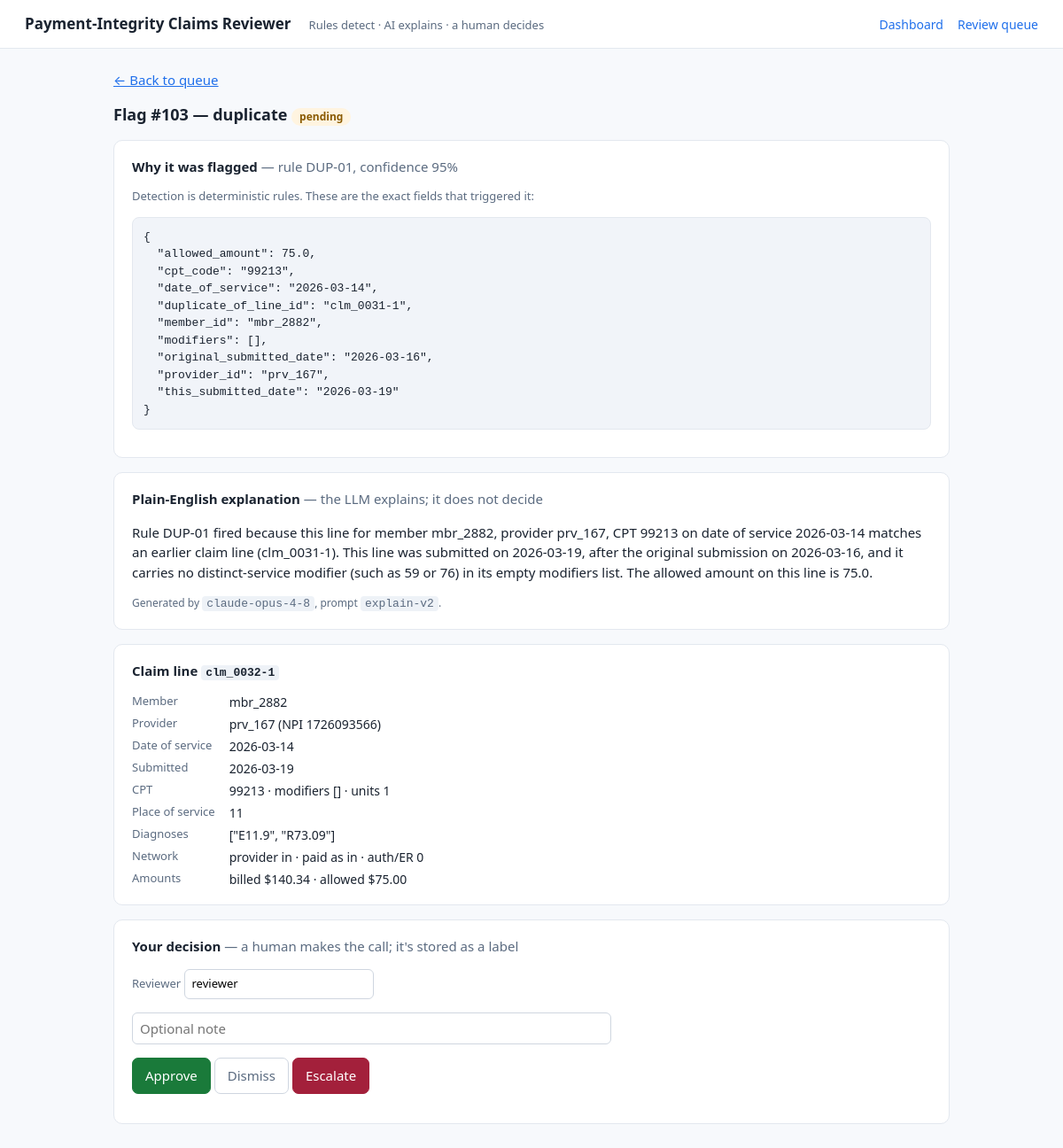
Page /flag/103 on the committed database.
### tables this page shows
CREATE TABLE flag (
    id                       INTEGER PRIMARY KEY AUTOINCREMENT,
    claim_line_id            TEXT NOT NULL,           -- FK -> claim.line_id (subject line)
    rule_id                  TEXT NOT NULL,
    triggering_fields        TEXT NOT NULL,           -- JSON: exact fields/values that fired
    confidence               REAL NOT NULL,           -- rule-derived, NOT from the LLM
    -- explanation columns (Phase 3 — filled by the LLM, never feed detection) --
    explanation              TEXT,
    explanation_model        TEXT,
    explanation_prompt_version TEXT,
    created_at               TEXT NOT NULL,
    FOREIGN KEY (claim_line_id) REFERENCES claim (line_id)
);

CREATE TABLE claim (
    id                       INTEGER PRIMARY KEY AUTOINCREMENT,
    claim_id                 TEXT NOT NULL,           -- groups lines of one submission
    line_id                  TEXT NOT NULL UNIQUE,    -- natural key for a claim line
    member_id                TEXT NOT NULL,
    provider_id              TEXT NOT NULL,
    provider_npi             TEXT NOT NULL,
    provider_network_status  TEXT NOT NULL,           -- 'in' | 'out' (provider's contract)
    paid_as_network          TEXT NOT NULL,           -- 'in' | 'out' (how it adjudicated)
    auth_or_emergency        INTEGER NOT NULL,        -- 0/1: authorized referral or emergency
    date_of_service          TEXT NOT NULL,           -- ISO date
    submitted_date           TEXT NOT NULL,           -- ISO date
    place_of_service         TEXT NOT NULL,
    cpt_code                 TEXT NOT NULL,
    modifiers                TEXT NOT NULL,            -- JSON array, e.g. ["59"]
    units                    INTEGER NOT NULL,
    billed_amount            REAL NOT NULL,
    allowed_amount           REAL NOT NULL,
    diagnosis_codes          TEXT NOT NULL,            -- JSON array
    -- ground truth (used only by the eval; never read by detection) -----------
    label                    TEXT NOT NULL,           -- clean|duplicate|unbundling|oon_mismatch
    is_near_miss             INTEGER NOT NULL DEFAULT 0,
    created_at               TEXT NOT NULL
);

### app/main.py (the view)
@app.get("/flag/{flag_id}", response_class=HTMLResponse)
def flag_detail(request: Request, flag_id: int):
    conn = _conn()
    detail = dashboard.flag_detail(conn, flag_id)
    conn.close()
    if detail is None:
        return HTMLResponse("Flag not found", status_code=404)
    return templates.TemplateResponse(request, "flag_detail.html", _ctx(request, **detail))

### app/templates/flag_detail.html (shortened to what this page needs)
{% extends "base.html" %}
{% block content %}
<p class="muted" style="margin-top:0"><a href="/queue">← Back to queue</a></p>
<h2 style="margin-top:0">
  Flag #{{ flag.id }} — {{ issue.replace('_',' ') }}
  <span class="badge {{ status }}">{{ status }}</span>
</h2>
<div class="card">
  <h2 style="margin-top:0;font-size:15px">Why it was flagged
    <span class="muted" style="font-weight:400">— rule {{ flag.rule_id }}, confidence {{ (flag.confidence*100)|round|int }}%</span>
  </h2>
  <p class="muted" style="font-size:13px">Detection is deterministic rules. These are the exact fields that triggered it:</p>
  <pre>{{ triggering_fields | tojson(indent=2) }}</pre>
</div>
<div class="card">
  <h2 style="margin-top:0;font-size:15px">Plain-English explanation
    <span class="muted" style="font-weight:400">— the LLM explains; it does not decide</span>
  </h2>
  {% if flag.explanation %}
    <p>{{ flag.explanation }}</p>
    <p class="muted" style="font-size:12px;margin-bottom:0">
      Generated by <code>{{ flag.explanation_model }}</code>, prompt <code>{{ flag.explanation_prompt_version }}</code>.
    </p>
  {% else %}
    <p class="muted">No explanation yet. Run <code>make explain</code> (needs <code>ANTHROPIC_API_KEY</code>)
      to generate one grounded in the rule and fields above.</p>
  {% endif %}
</div>
<div class="card">
  <h2 style="margin-top:0;font-size:15px">Claim line <code>{{ claim.line_id }}</code></h2>
  <dl class="fields">
    <dt>Member</dt><dd>{{ claim.member_id }}</dd>
    <dt>Provider</dt><dd>{{ claim.provider_id }} (NPI {{ claim.provider_npi }})</dd>
    <dt>Date of service</dt><dd>{{ claim.date_of_service }}</dd>
    <dt>Submitted</dt><dd>{{ claim.submitted_date }}</dd>
    <dt>CPT</dt><dd>{{ claim.cpt_code }} · modifiers {{ claim.modifiers }} · units {{ claim.units }}</dd>
    <dt>Place of service</dt><dd>{{ claim.place_of_service }}</dd>
    <dt>Diagnoses</dt><dd>{{ claim.diagnosis_codes }}</dd>
    <dt>Network</dt><dd>provider {{ claim.provider_network_status }} · paid as {{ claim.paid_as_network }} · auth/ER {{ claim.auth_or_emergency }}</dd>
    <dt>Amounts</dt><dd>billed ${{ '{:,.2f}'.format(claim.billed_amount or 0) }} · allowed ${{ '{:,.2f}'.format(claim.allowed_amount or 0) }}</dd>
  </dl>
</div>
<div class="card">
  <h2 style="margin-top:0;font-size:15px">Your decision <span class="muted" style="font-weight:400">— a human makes the call; it's stored as a label</span></h2>
  <form method="post" action="/flag/{{ flag.id }}/decision">
    <p>
      <label class="muted" style="font-size:13px">Reviewer
        <input type="text" name="reviewer" value="{{ decision.reviewer if decision else 'reviewer' }}"
               style="font:inherit;padding:6px 8px;border:1px solid #cfd6e0;border-radius:6px">
      </label>
    </p>
    <p>
      <input type="text" name="note" placeholder="Optional note"
             style="font:inherit;padding:6px 8px;border:1px solid #cfd6e0;border-radius:6px;width:60%">
    </p>
    <p>
      <button class="btn approve"  name="action" value="approve">Approve</button>
      <button class="btn dismiss"  name="action" value="dismiss">Dismiss</button>
      <button class="btn escalate" name="action" value="escalate">Escalate</button>
    </p>
  </form>
</div>
{% endblock %}

### app/templates/base.html (shortened to what this page needs)
<!DOCTYPE html>
<html lang="en">
<head>
</head>
<body>
  <header>
    <h1>{{ title }}</h1>
    <span class="tag">{{ tagline }}</span>
    <nav>
      <a href="/">Dashboard</a>
      <a href="/queue">Review queue</a>
    </nav>
  </header>
  <main>
    {% block content %}{% endblock %}
  </main>
</body>
</html>

### app/templates/base.html (style rules this page uses)
* { box-sizing: border-box; }
body { margin: 0; font: 15px/1.5 system-ui, -apple-system, Segoe UI, Roboto, sans-serif; color: #1a2330; background: #f7f9fc; }
header { background: #fff; border-bottom: 1px solid #e3e8ef; padding: 14px 28px; display: flex; align-items: baseline; gap: 20px; }
header h1 { margin: 0; font-size: 17px; }
header .tag { color: #5b6b80; font-size: 13px; }
header nav { margin-left: auto; display: flex; gap: 16px; }
header nav a { color: #1f6feb; text-decoration: none; font-size: 14px; }
main { max-width: 1000px; margin: 0 auto; padding: 24px 28px; }
h2 { font-size: 18px; }
.card { background: #fff; border: 1px solid #e3e8ef; border-radius: 10px; padding: 18px 20px; margin-bottom: 16px; }
.muted { color: #5b6b80; }
a { color: #1f6feb; }
code { background: #eef2f7; padding: 1px 5px; border-radius: 4px; font-size: 13px; }
pre { background: #f1f4f9; border: 1px solid #e3e8ef; border-radius: 8px; padding: 12px; overflow-x: auto; font-size: 13px; }
.badge { display: inline-block; padding: 1px 9px; border-radius: 20px; font-size: 12px; font-weight: 600; }
.badge.pending { background: #fff4e0; color: #8a5a00; }
.btn { font: inherit; padding: 8px 14px; border-radius: 7px; border: 1px solid #cfd6e0; background: #fff; cursor: pointer; }
.btn.approve { background: #1a7a3a; color: #fff; border-color: #1a7a3a; }
.btn.dismiss { background: #fff; color: #5b6b80; }
.btn.escalate { background: #a3203b; color: #fff; border-color: #a3203b; }
dl.fields { display: grid; grid-template-columns: max-content 1fr; gap: 4px 16px; margin: 0; }
dl.fields dt { color: #5b6b80; font-size: 13px; }
dl.fields dd { margin: 0; font-size: 14px; }

### rows in the picture
flag: id "103", rule_id "DUP-01", (flag.confidence*100)|round|int "95", explanation "Rule DUP-01 fired because this line for member mbr_2882, provider prv_167, CPT 99213 on date of service 2026-03-14 matches an earlier claim line (clm_0031-1). This line was submitted on 2026-03-19, after the original submission on 2026-03-16, and it carries no distinct-service modifier (such as 59 or 76) in its empty modifiers list. The allowed amount on this line is 75.0.", explanation_model "claude-opus-4-8", explanation_prompt_version "explain-v2"
claim: replace "duplicate", line_id "clm_0032-1", member_id "mbr_2882", provider_id "prv_167", provider_npi "1726093566", date_of_service "2026-03-14", submitted_date "2026-03-19", cpt_code "99213", modifiers "[]", units "1", place_of_service "11", diagnosis_codes "[\"E11.9\", \"R73.09\"]", provider_network_status "in", paid_as_network "in", auth_or_emergency "0", billed_amount "140.34", allowed_amount "75.00"

### other values in the picture
{{ title }} "Payment-Integrity Claims Reviewer"
{{ tagline }} "Rules detect · AI explains · a human decides"
{{ status }} "pending"
